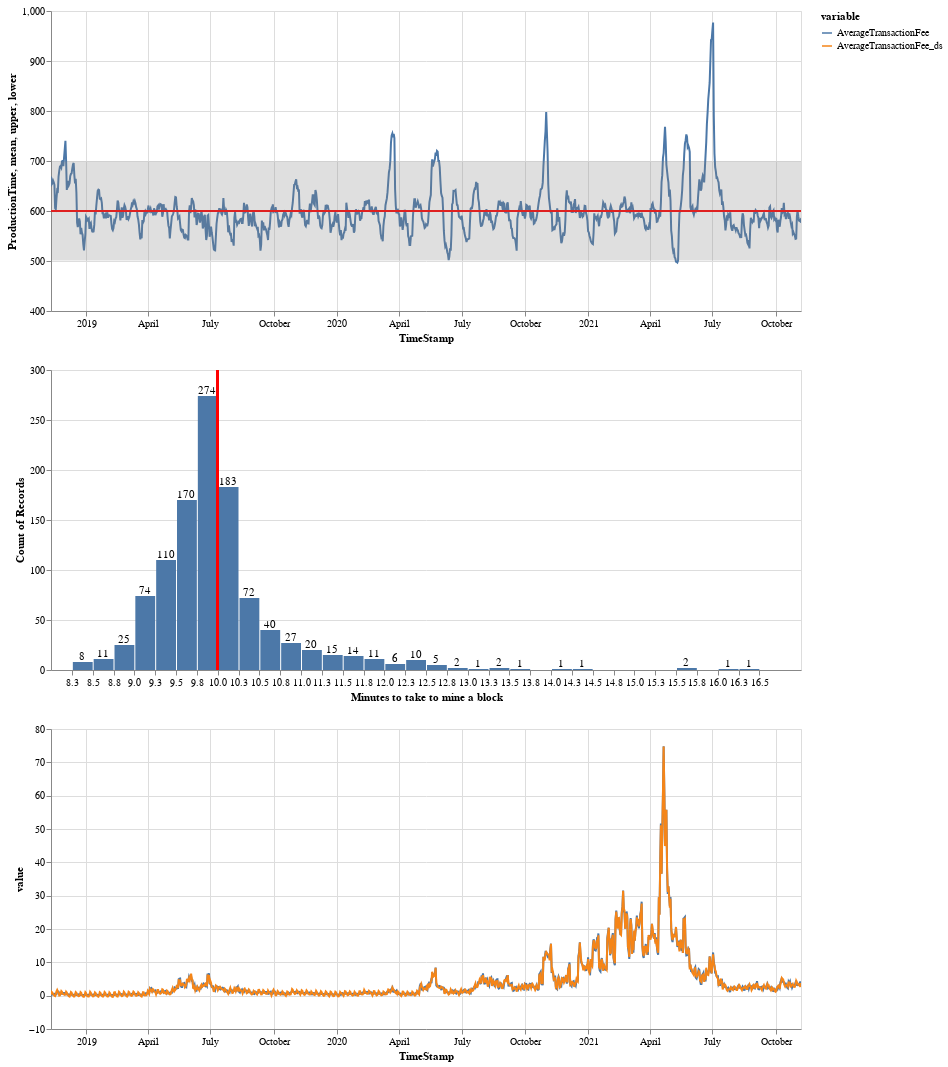

The notebook cell this image was saved under:
### Markdown cell above
### Q1 Production Time and Average Transaction Fee

### Code cell
def Q1():
    data = df.reset_index()
    data["ProductionTime"] = (1 << 32)* data["Difficulty"] / data["TotalHashRate"] / 1e12 
    data["mean"] = data["ProductionTime"].mean()
    data["upper"] = data["mean"] + 2 * data["ProductionTime"].std()
    data["lower"] = data["mean"] - 2 * data["ProductionTime"].std()
    data["minutes"] = data["ProductionTime"] / 60
    data["mean_minutes"] = data["minutes"].mean()
    data["AverageTransactionFee"] = data["TransactionFee"] / data["Transactions"]
    transaction_df = data[["TimeStamp", "AverageTransactionFee"]].copy()
    transaction_df["dow"] = pd.to_datetime(df.index).dayofweek
    model = smf.ols(data=transaction_df, formula="AverageTransactionFee ~ C(dow)").fit()
    transaction_df["AverageTransactionFee_ds"] = model.resid + transaction_df["AverageTransactionFee"].mean()
    transaction_df = transaction_df.melt(id_vars="TimeStamp", value_vars=["AverageTransactionFee", "AverageTransactionFee_ds"])

    line = alt.Chart(data, width=750).mark_line().encode(
        x=alt.X("TimeStamp:T"),
        y=alt.Y("ProductionTime:Q", scale=alt.Scale(domain=[400, 1e3])),
    )
    nearest = alt.selection(type='single', nearest=True, on='mouseover',fields=['TimeStamp'], empty='none')

    selectors = alt.Chart(data).mark_point().encode(
        x='TimeStamp:T',
        opacity=alt.value(0),
        tooltip=["TimeStamp:T", alt.Text("ProductionTime:Q", format=".2f")]
    ).add_selection(
        nearest
    )

    points = line.mark_circle(color="red").encode(
        x='TimeStamp:T',
        opacity=alt.condition(nearest, alt.value(1), alt.value(0)),
    )

    text = line.mark_text(align='left', dx=5, dy=-5).encode(
        text=alt.condition(nearest, 'ProductionTime:Q', alt.value(' '), format=".2f")
    )

    line_rules = alt.Chart(data).mark_rule(color='gray').encode(
        x='TimeStamp:T',
    ).transform_filter(
        nearest
    )

    mean = alt.Chart(data).mark_line(color="red").encode(
        x=alt.X("TimeStamp:T"),
        y=alt.Y("mean:Q"),
    ) 
    band = alt.Chart(data).mark_area(
        opacity=0.25, color='gray'
    ).encode(
        x=alt.X("TimeStamp:T"),
        y=alt.Y("upper:Q"),
        y2=alt.Y2("lower:Q")
    )
    distribution = alt.Chart(data, width=750).mark_bar().encode(
        x=alt.X("minutes:Q", bin=alt.BinParams(step=0.25)),
        y=alt.Y("count():Q", scale=alt.Scale(domain=[0, 300])),
    )
    rule=alt.Chart(data).mark_rule(color="red").encode(
        x=alt.X("mean_minutes:Q"),
        size=alt.value(2.5),
    )
    text_rule = alt.Chart(data).mark_text(dy=-5).encode(
        x=alt.X("minutes:Q", bin=alt.BinParams(step=0.25), title="Minutes to take to mine a block"),
        y=alt.Y("count():Q"),
        text=alt.Text("count(*):Q")
    )
    chart1 = (line + points + line_rules + text + selectors + mean + band).interactive(bind_y=False)
    chart2 = distribution + rule + text_rule
    
    chart3 = alt.Chart(transaction_df, width=750).mark_line().encode(
        x=alt.X("TimeStamp:T"),
        y=alt.Y("value:Q"),
        color=alt.Color("variable:N"),
        tooltip=["TimeStamp:T", "value:Q", "variable:N"]
    ).interactive(bind_y=False)
    print(data["ProductionTime"].describe())
    print((data["TransactionFee"] / data["Transactions"]).describe())
    return chart1 & chart2 & chart3
Q1()

### Figure 1 — Vega-Lite specification as saved in the notebook (floating-point values rounded to 4 significant figures; data arrays with more than 128 entries replaced by an {"elided": "..."} marker saying what was removed)
{"config": {"view": {"continuousWidth": 400, "continuousHeight": 300}}, "vconcat": [{"layer": [{"mark": "line", "encoding": {"x": {"type": "temporal", "field": "TimeStamp"}, "y": {"type": "quantitative", "field": "ProductionTime", "scale": {"domain": [400, 1000.0]}}}, "selection": {"selector002": {"type": "interval", "bind": "scales", "encodings": ["x"]}}, "width": 750}, {"mark": {"type": "circle", "color": "red"}, "encoding": {"opacity": {"condition": {"value": 1, "selection": "selector001"}, "value": 0}, "x": {"type": "temporal", "field": "TimeStamp"}, "y": {"type": "quantitative", "field": "ProductionTime", "scale": {"domain": [400, 1000.0]}}}, "width": 750}, {"mark": {"type": "rule", "color": "gray"}, "encoding": {"x": {"type": "temporal", "field": "TimeStamp"}}, "transform": [{"filter": {"selection": "selector001"}}]}, {"mark": {"type": "text", "align": "left", "dx": 5, "dy": -5}, "encoding": {"text": {"condition": {"type": "quantitative", "field": "ProductionTime", "format": ".2f", "selection": "selector001"}, "value": " "}, "x": {"type": "temporal", "field": "TimeStamp"}, "y": {"type": "quantitative", "field": "ProductionTime", "scale": {"domain": [400, 1000.0]}}}, "width": 750}, {"mark": "point", "encoding": {"opacity": {"value": 0}, "tooltip": [{"type": "temporal", "field": "TimeStamp"}, {"type": "quantitative", "field": "ProductionTime", "format": ".2f"}], "x": {"type": "temporal", "field": "TimeStamp"}}, "selection": {"selector001": {"type": "single", "nearest": true, "on": "mouseover", "fields": ["TimeStamp"], "empty": "none"}}}, {"mark": {"type": "line", "color": "red"}, "encoding": {"x": {"type": "temporal", "field": "TimeStamp"}, "y": {"type": "quantitative", "field": "mean"}}}, {"mark": {"type": "area", "color": "gray", "opacity": 0.25}, "encoding": {"x": {"type": "temporal", "field": "TimeStamp"}, "y": {"type": "quantitative", "field": "upper"}, "y2": {"field": "lower"}}}]}, {"layer": [{"mark": "bar", "encoding": {"x": {"type": "quantitative", "bin": {"step": 0.25}, "field": "minutes"}, "y": {"type": "quantitative", "aggregate": "count", "scale": {"domain": [0, 300]}}}, "width": 750}, {"mark": {"type": "rule", "color": "red"}, "encoding": {"size": {"value": 2.5}, "x": {"type": "quantitative", "field": "mean_minutes"}}}, {"mark": {"type": "text", "dy": -5}, "encoding": {"text": {"type": "quantitative", "aggregate": "count", "field": "*"}, "x": {"type": "quantitative", "bin": {"step": 0.25}, "field": "minutes", "title": "Minutes to take to mine a block"}, "y": {"type": "quantitative", "aggregate": "count"}}}]}, {"data": {"name": "data-c02efa966a85b418846dbda7b575fc89"}, "mark": "line", "encoding": {"color": {"type": "nominal", "field": "variable"}, "tooltip": [{"type": "temporal", "field": "TimeStamp"}, {"type": "quantitative", "field": "value"}, {"type": "nominal", "field": "variable"}], "x": {"type": "temporal", "field": "TimeStamp"}, "y": {"type": "quantitative", "field": "value"}}, "selection": {"selector003": {"type": "interval", "bind": "scales", "encodings": ["x"]}}, "width": 750}], "data": {"name": "data-d3bac53ec479b227e6f0ed22b6626965"}, "$schema": "https://vega.github.io/schema/vega-lite/v4.8.1.json", "datasets": {"data-d3bac53ec479b227e6f0ed22b6626965": {"elided": "1087 records"}, "data-c02efa966a85b418846dbda7b575fc89": {"elided": "2174 records"}}}
